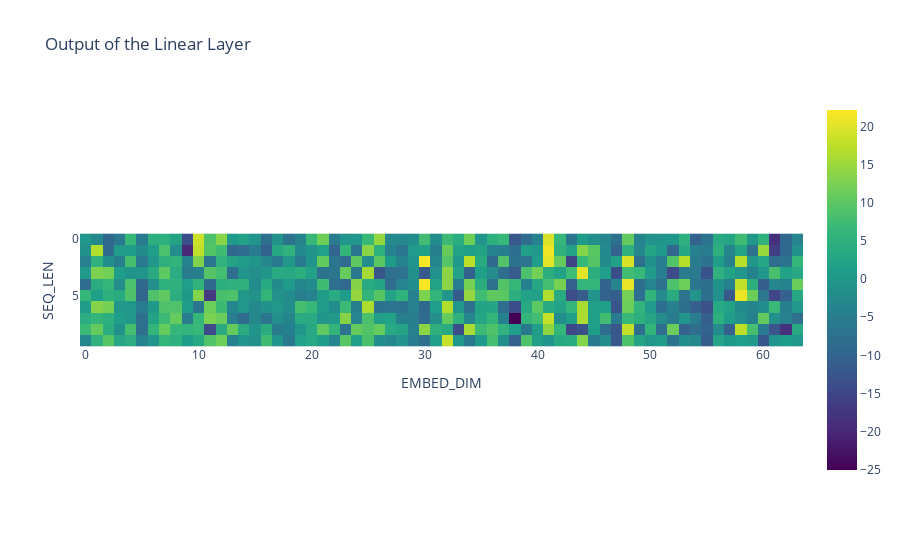

Source (notebook cell):
### Markdown cell above
#### ***3.5) Post-Attention Linear Layer***

### Code cell
@hk.transform
def linear_layer(x):
    return hk.Linear(EMBED_DIM)(x)

params = linear_layer.init(key, attention_matrix)
print(jax.tree_map(lambda x: x.shape, params))

linear_attention = linear_layer.apply(params, None, attention_matrix)
print(linear_attention.shape)
px.imshow(linear_attention[0], title="Output of the Linear Layer", labels=dict(x="EMBED_DIM", y="SEQ_LEN"), color_continuous_scale="VIRIDIS")

### Figure 1 — Plotly figure (JSON) as saved in the notebook; plotly's stock layout.template omitted (floating-point values rounded to 4 significant figures; data arrays with more than 128 entries replaced by an {"elided": "..."} marker saying what was removed)
{"data": [{"coloraxis": "coloraxis", "hovertemplate": "EMBED_DIM: %{x}<br>SEQ_LEN: %{y}<br>color: %{z}<extra></extra>", "name": "0", "type": "heatmap", "xaxis": "x", "yaxis": "y", "z": {"elided": "10x64 float values"}}], "layout": {"coloraxis": {"colorscale": [[0, "#440154"], [0.1111, "#482878"], [0.2222, "#3e4989"], [0.3333, "#31688e"], [0.4444, "#26828e"], [0.5556, "#1f9e89"], [0.6667, "#35b779"], [0.7778, "#6ece58"], [0.8889, "#b5de2b"], [1, "#fde725"]]}, "title": {"text": "Output of the Linear Layer"}, "xaxis": {"anchor": "y", "constrain": "domain", "domain": [0, 1], "scaleanchor": "y", "title": {"text": "EMBED_DIM"}}, "yaxis": {"anchor": "x", "autorange": "reversed", "constrain": "domain", "domain": [0, 1], "title": {"text": "SEQ_LEN"}}}}
